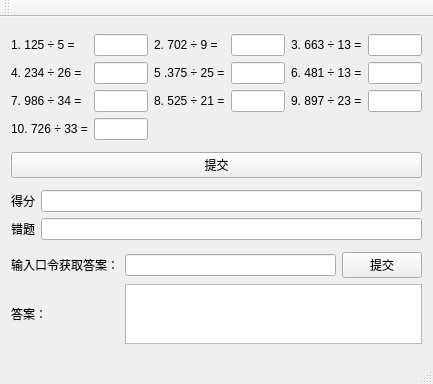
<?xml version="1.0" encoding="UTF-8"?>
<ui version="4.0">
 <class>primaryMathTestClass</class>
 <widget class="QMainWindow" name="primaryMathTestClass">
  <property name="geometry">
   <rect>
    <x>0</x>
    <y>0</y>
    <width>433</width>
    <height>384</height>
   </rect>
  </property>
  <property name="maximumSize">
   <size>
    <width>433</width>
    <height>16777215</height>
   </size>
  </property>
  <property name="windowTitle">
   <string>primaryMathTest</string>
  </property>
  <widget class="QWidget" name="centralWidget">
   <layout class="QGridLayout" name="gridLayout_5">
    <item row="1" column="1">
     <widget class="QPushButton" name="scorePushButton">
      <property name="text">
       <string>提交</string>
      </property>
     </widget>
    </item>
    <item row="0" column="1">
     <layout class="QGridLayout" name="gridLayout_3">
      <item row="1" column="1">
       <widget class="QLineEdit" name="lineEdit234_26"/>
      </item>
      <item row="0" column="5">
       <widget class="QLineEdit" name="lineEdit663_13"/>
      </item>
      <item row="1" column="2">
       <widget class="QLabel" name="label375_25">
        <property name="text">
         <string>5 .375 ÷ 25 =</string>
        </property>
       </widget>
      </item>
      <item row="1" column="5">
       <widget class="QLineEdit" name="lineEdit481_13">
        <property name="text">
         <string/>
        </property>
       </widget>
      </item>
      <item row="0" column="1">
       <widget class="QLineEdit" name="lineEdit125_5"/>
      </item>
      <item row="0" column="4">
       <widget class="QLabel" name="label663_13">
        <property name="text">
         <string>3. 663 ÷ 13 =</string>
        </property>
       </widget>
      </item>
      <item row="2" column="2">
       <widget class="QLabel" name="label525_21">
        <property name="text">
         <string>8. 525 ÷ 21 =</string>
        </property>
       </widget>
      </item>
      <item row="1" column="3">
       <widget class="QLineEdit" name="lineEdit375_25">
        <property name="text">
         <string/>
        </property>
       </widget>
      </item>
      <item row="0" column="0">
       <widget class="QLabel" name="label125_5">
        <property name="text">
         <string>1. 125 ÷ 5 =</string>
        </property>
       </widget>
      </item>
      <item row="2" column="0">
       <widget class="QLabel" name="label986_34">
        <property name="text">
         <string>7. 986 ÷ 34 =</string>
        </property>
       </widget>
      </item>
      <item row="2" column="3">
       <widget class="QLineEdit" name="lineEdit525_21">
        <property name="text">
         <string/>
        </property>
       </widget>
      </item>
      <item row="2" column="5">
       <widget class="QLineEdit" name="lineEdit897_23">
        <property name="text">
         <string/>
        </property>
       </widget>
      </item>
      <item row="0" column="2">
       <widget class="QLabel" name="label702_9">
        <property name="text">
         <string>2. 702 ÷ 9 =</string>
        </property>
       </widget>
      </item>
      <item row="0" column="3">
       <widget class="QLineEdit" name="lineEdit702_9"/>
      </item>
      <item row="1" column="4">
       <widget class="QLabel" name="label481_13">
        <property name="text">
         <string>6. 481 ÷ 13 =</string>
        </property>
       </widget>
      </item>
      <item row="1" column="0">
       <widget class="QLabel" name="label234_26">
        <property name="text">
         <string>4. 234 ÷ 26 =</string>
        </property>
       </widget>
      </item>
      <item row="2" column="1">
       <widget class="QLineEdit" name="lineEdit986_34"/>
      </item>
      <item row="2" column="4">
       <widget class="QLabel" name="label897_23">
        <property name="text">
         <string>9. 897 ÷ 23 =</string>
        </property>
       </widget>
      </item>
      <item row="3" column="0">
       <widget class="QLabel" name="label726_33">
        <property name="text">
         <string>10. 726 ÷ 33 =</string>
        </property>
       </widget>
      </item>
      <item row="3" column="1">
       <widget class="QLineEdit" name="lineEdit726_33"/>
      </item>
     </layout>
    </item>
    <item row="2" column="1">
     <layout class="QGridLayout" name="gridLayout_4">
      <item row="1" column="0">
       <widget class="QLabel" name="wrongLabel">
        <property name="text">
         <string>错题</string>
        </property>
       </widget>
      </item>
      <item row="0" column="0">
       <widget class="QLabel" name="scoreLable">
        <property name="text">
         <string>得分</string>
        </property>
       </widget>
      </item>
      <item row="1" column="1">
       <widget class="QLineEdit" name="wrongLineEdit"/>
      </item>
      <item row="0" column="1">
       <widget class="QLineEdit" name="scoreLineEdit"/>
      </item>
     </layout>
    </item>
    <item row="3" column="1">
     <layout class="QGridLayout" name="gridLayout">
      <item row="0" column="0">
       <widget class="QLabel" name="inputLabel">
        <property name="text">
         <string>输入口令获取答案：</string>
        </property>
       </widget>
      </item>
      <item row="1" column="0">
       <widget class="QLabel" name="answerLabel">
        <property name="text">
         <string>答案：</string>
        </property>
       </widget>
      </item>
      <item row="0" column="1">
       <widget class="QLineEdit" name="inputLineEdit"/>
      </item>
      <item row="0" column="2">
       <widget class="QPushButton" name="answerPushButton">
        <property name="text">
         <string>提交</string>
        </property>
       </widget>
      </item>
      <item row="1" column="1" colspan="2">
       <widget class="QTextEdit" name="answerTextEdit">
        <property name="maximumSize">
         <size>
          <width>16777215</width>
          <height>60</height>
         </size>
        </property>
       </widget>
      </item>
     </layout>
    </item>
   </layout>
  </widget>
  <widget class="QMenuBar" name="menuBar">
   <property name="geometry">
    <rect>
     <x>0</x>
     <y>0</y>
     <width>433</width>
     <height>22</height>
    </rect>
   </property>
  </widget>
  <widget class="QToolBar" name="mainToolBar">
   <attribute name="toolBarArea">
    <enum>TopToolBarArea</enum>
   </attribute>
   <attribute name="toolBarBreak">
    <bool>false</bool>
   </attribute>
  </widget>
  <widget class="QStatusBar" name="statusBar"/>
 </widget>
 <layoutdefault spacing="6" margin="11"/>
 <resources>
  <include location="primaryMathTest.qrc"/>
 </resources>
 <connections/>
</ui>
